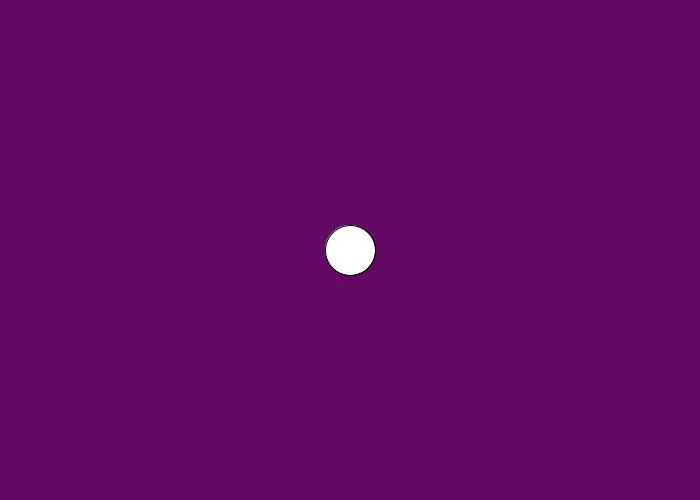
Frame 1 (no input)
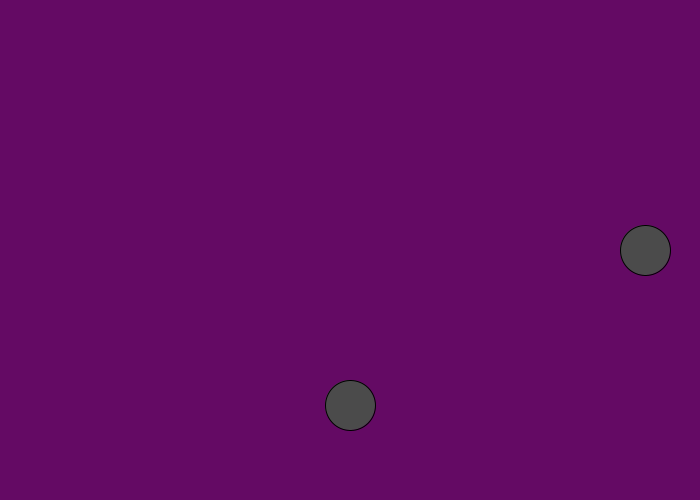
Frame 60 (the mouse pressed at the canvas centre just before this capture)
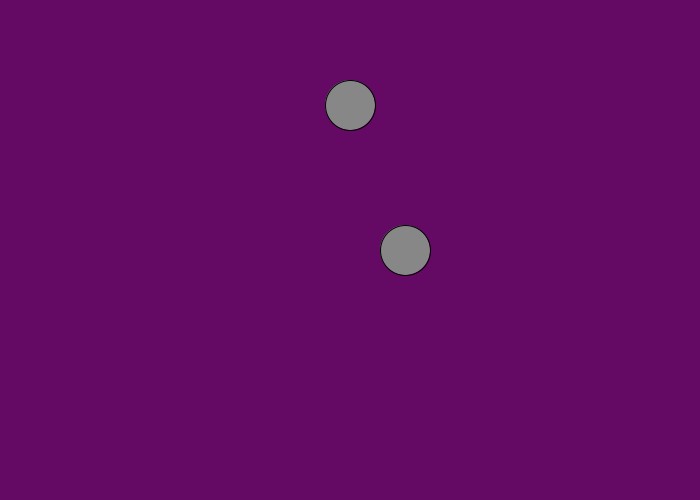
Frame 120 (the mouse held since frame 60 and released just before this capture)

The Processing sketch that drew these frames (run headless with seeded random() and noise(); from frame 60 on, the mouse is pressed at the canvas centre):

// Processing sketch: Animation
// ── Animation.pde
/*
* Animation
* By Minh Dat Ngo
*
* Computer Sci 10 Assginment
* Basic Animation 
*/

int x = 350;
int y = 250;
int delta = 5;
int c = 255;
int delta1 = 5;
int d = 5;
void setup() {
  size(700, 500); // Size of canvas
  background(100, 10, 100); // Background color as rgb values
}

void draw() {
   background(100, 10, 100); 
    ellipseMode(CENTER);
     ellipse(x,250,50,50);
     ellipse(350,y,50,50);
     x = x + delta;
     y = y + delta1;
     if ( x == width-25){
     delta = -5;
   }
     if (x == 25){
       delta = 5;
     }
     if (y == height -25) {
       delta1 = -5;
     }
     if (y == 25) {
       delta1 = 5;
     }
     fill(c);
     c = c - d; 
     if ( c == 20 ){
     d = -5;}
     if ( c == 255){
     d = 5;}


}
